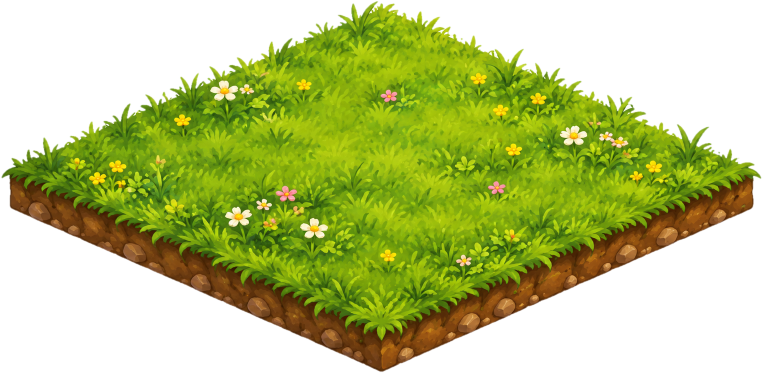
#> input picture assets/art/tile_grass_block_full.png, 1525 x 745 px, given in place of tile_grass_block_full.png_block_full.png, which was not available (shown at 1/2 size)
$ python make_tile.py ../assets/art/tile_grass_block_full.png
#> lines starting #> are read from the running program, lines starting #| are printed output that depends on the picture; after the words box and inside, x2 and y2 are one past the last pixel; in counts of white or black regions, pixels touching at a corner belong together; pictures that were not available may be replaced by others from this repository, and a replacement may not be noted
"""Turn an AI tile picture into a seamless 2:1 isometric ground tile.

Usage: python3 tools/make_tile.py name   (reads assets/art/<name>_block_full.png)
Finds the top diamond (left, right and bottom corners of the surface), cuts it
out, stretches it to an exact 2:1 diamond and saves assets/art/<name>.png
(256x128). The full block with its dirt edge stays as <name>_block.png for the
farm's outer edge.
"""
import sys
import numpy as np
from PIL import Image, ImageDraw

def make(name, size=256, surface_test=None):
#> called with name = '../assets/art/tile_grass_block_full.png', size = 256
    im = Image.open(f'assets/art/{name}_block_full.png').convert('RGBA'); a = np.array(im)
#> in make, im is the input picture: PIL image 1525x745 RGBA; mean R, G, B, A 184.1, 196, 125.9, 136.9
    al = a[..., 3] > 128; H, W = al.shape
#> after `al = a[..., 3] > 128`:
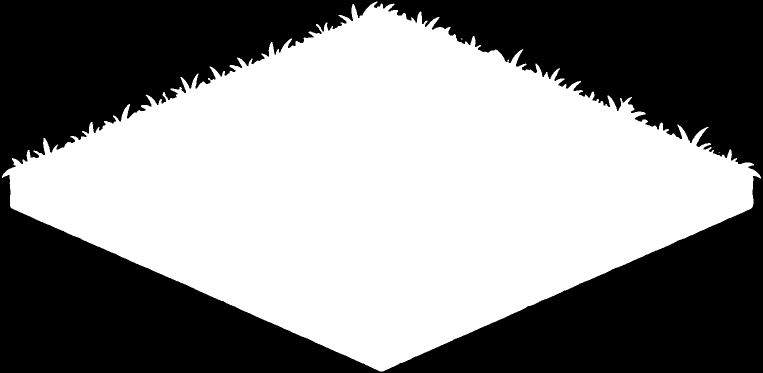
#> al: shape (745, 1525) bool (shown at 1/2 size); 53.7% white; 1 black region, box (x1, y1, x2, y2) and area: (0, 0, 1525, 745) 526325
#> after `H, W = al.shape`: H = 745; W = 1525
    ys, xs = np.nonzero(al)
    ly = int(np.median(ys[xs < xs.min() + 4])); ry = int(np.median(ys[xs > xs.max() - 4]))
#> after `ly = int(np.median(ys[xs < xs.min() + 4]))`: ly = 352
#> after `ry = int(np.median(ys[xs > xs.max() - 4]))`: ry = 353
    midy = (ly + ry) // 2; cx = (xs.min() + xs.max()) // 2
#> after `midy = (ly + ry) // 2`: midy = 352
#> after `cx = (xs.min() + xs.max()) // 2`: cx = 762
    col = a[:, cx, :3].astype(int)
#> col = 745 rows, first 8: [254, 254, 254], [253, 254, 251], [251, 252, 248], [251, 251, 250], [255, 255, 255], [212, 222, 159], [152, 180, 25], [152, 183, 28]
    surf = surface_test(col) if surface_test else ((col[:, 1] > col[:, 0] + 15) & (col[:, 1] > col[:, 2] + 15))
    surf &= al[:, cx]
    by = int(np.nonzero(surf)[0].max()); half = by - midy; ty = midy - half
#> after `by = int(np.nonzero(surf)[0].max())`: by = 679
#> after `half = by - midy`: half = 327
#> after `ty = midy - half`: ty = 25
    L, R = xs.min() + 6, xs.max() - 6
#> L = 10; R = 1515
    # inset the diamond so the tile's own edge shading and dirt lip are left out
    k = .08; w0, h0 = R - L, by - ty
#> after `w0, h0 = (R - L, by - ty)`: w0 = 1505; h0 = 654
    L, R = int(L + w0 * k / 2), int(R - w0 * k / 2); ty, by = int(ty + h0 * k / 2), int(by - h0 * k / 2)
#> after `L, R = (int(L + w0 * k / 2), int(R - w0 * k / 2))`: L = 70; R = 1454
#> after `ty, by = (int(ty + h0 * k / 2), int(by - h0 * k / 2))`: ty = 51; by = 652
    box = im.crop((L, max(0, ty), R, by))
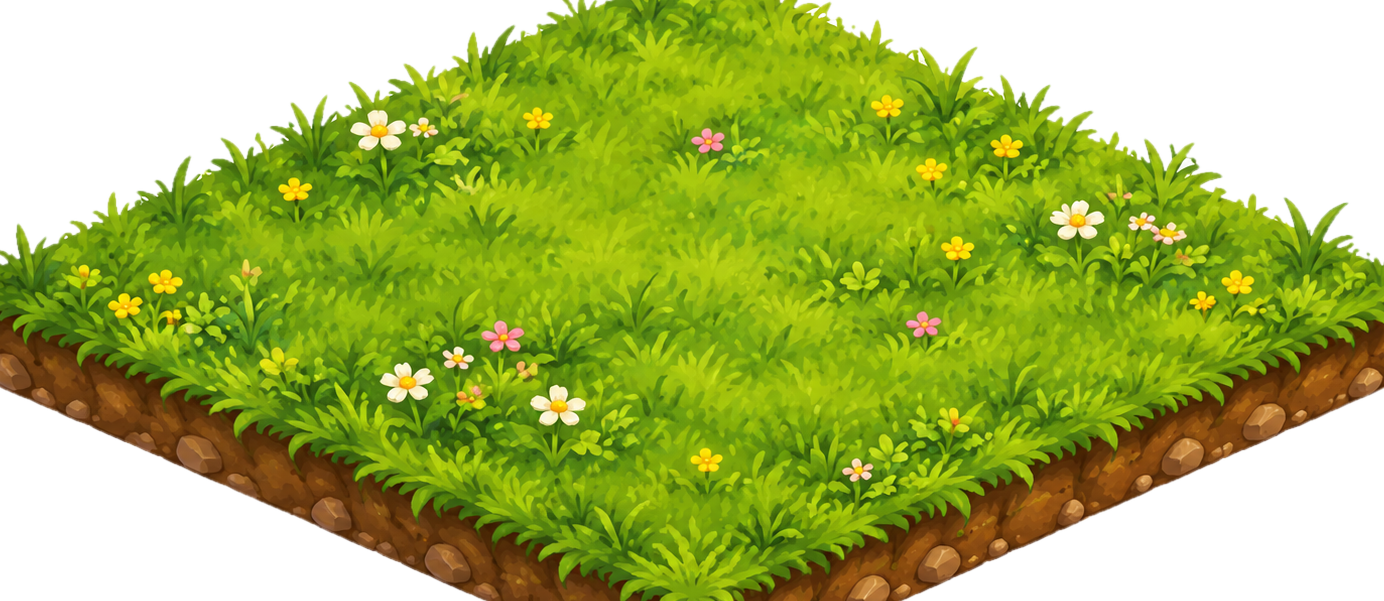
#> box: PIL image 1384x601 RGBA; mean R, G, B, A 164.5, 181.8, 89.3, 176.3; transparent parts drawn white
    if ty < 0:
        pad = Image.new('RGBA', (box.width, box.height - ty), (0, 0, 0, 0)); pad.alpha_composite(box, (0, -ty)); box = pad
    box = box.resize((size, size // 2), Image.LANCZOS)
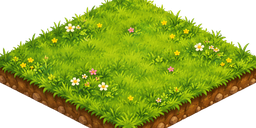
#> box: PIL image 256x128 RGBA; mean R, G, B, A 90.7, 108.1, 13.3, 176.4; transparent parts drawn white
    m = Image.new('L', box.size, 0)
#> m: PIL image 256x128 L; every value is 0
    ImageDraw.Draw(m).polygon([(size / 2, 0), (size, size / 4), (size / 2, size / 2), (0, size / 4)], fill=255)
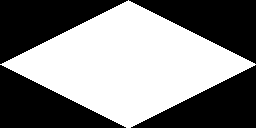
#> m: PIL image 256x128 L; 50.4% white; 4 black regions, box (x1, y1, x2, y2) and area: (0, 0, 128, 64) 4160, (129, 0, 256, 64) 4096, (0, 65, 126, 128) 4032, (131, 65, 256, 128) 3969
    out = Image.new('RGBA', box.size, (0, 0, 0, 0)); out.paste(box, (0, 0), m)
#> after `out = Image.new('RGBA', box.size, (0, 0, 0, 0))`: out: PIL image 256x128 RGBA; every value is 0
#> after `out.paste(box, (0, 0), m)`:
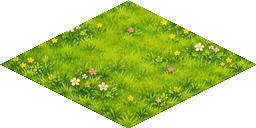
#> out: PIL image 256x128 RGBA; mean R, G, B, A 65.1, 83.9, 8.7, 128.5; transparent parts drawn white
    # fill any transparent holes inside the diamond with the average surface color
    arr = np.array(out); inside = np.array(m) > 0; holes = inside & (arr[..., 3] < 250)
    if holes.any():
        avg = arr[inside & (arr[..., 3] >= 250)][:, :3].mean(0).astype(int)
        arr[holes, :3] = avg; arr[holes, 3] = 255
    Image.fromarray(arr).save(f'assets/art/{name}.png', optimize=True)
    return (L, ty, R, by)

if __name__ == '__main__':
    print(make(sys.argv[1]))
